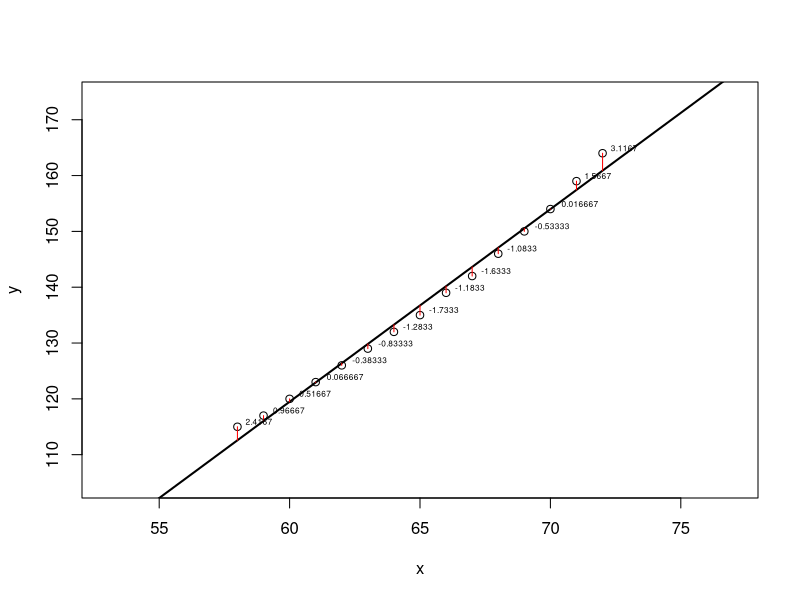
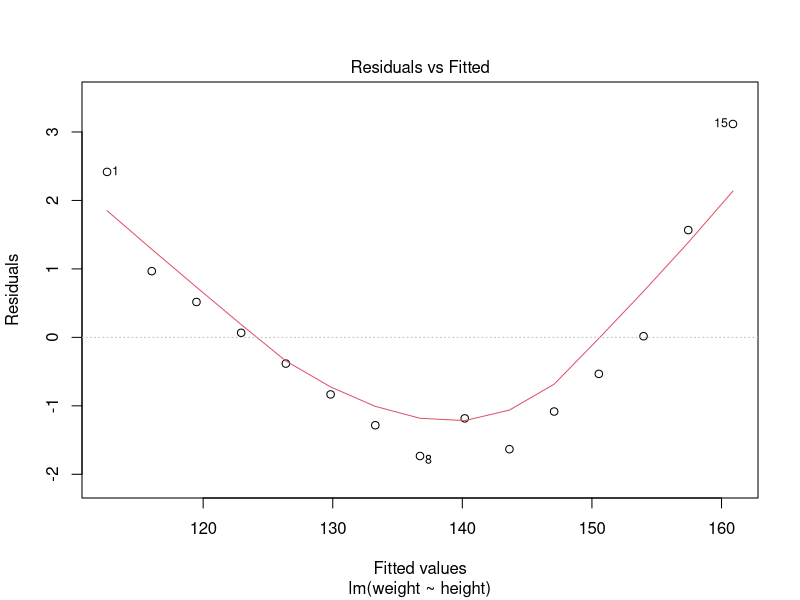
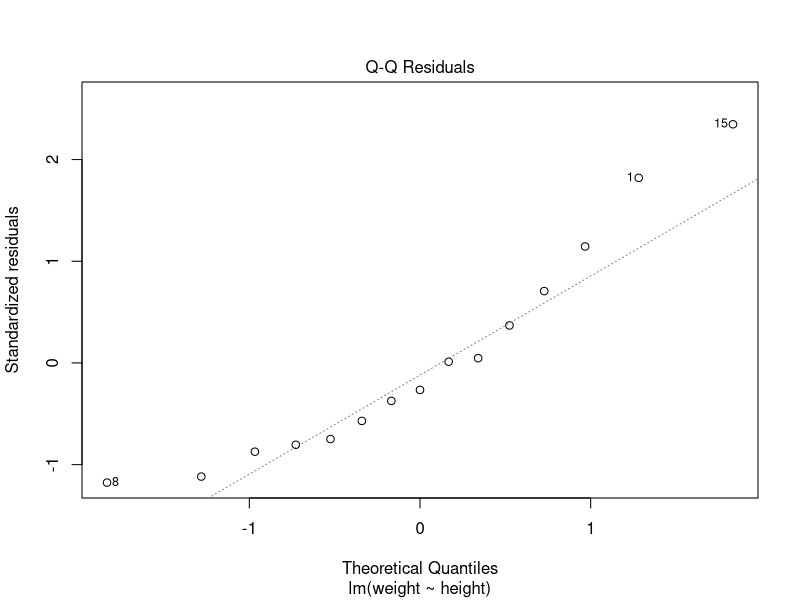
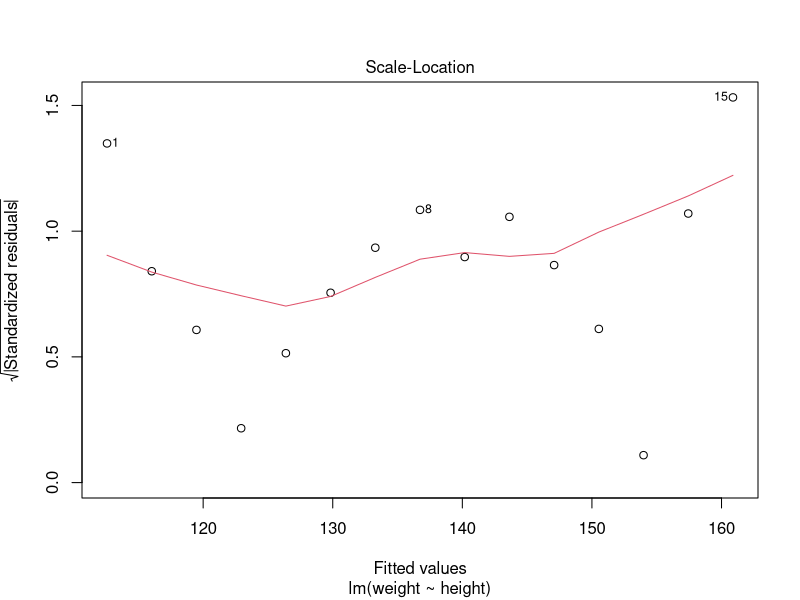
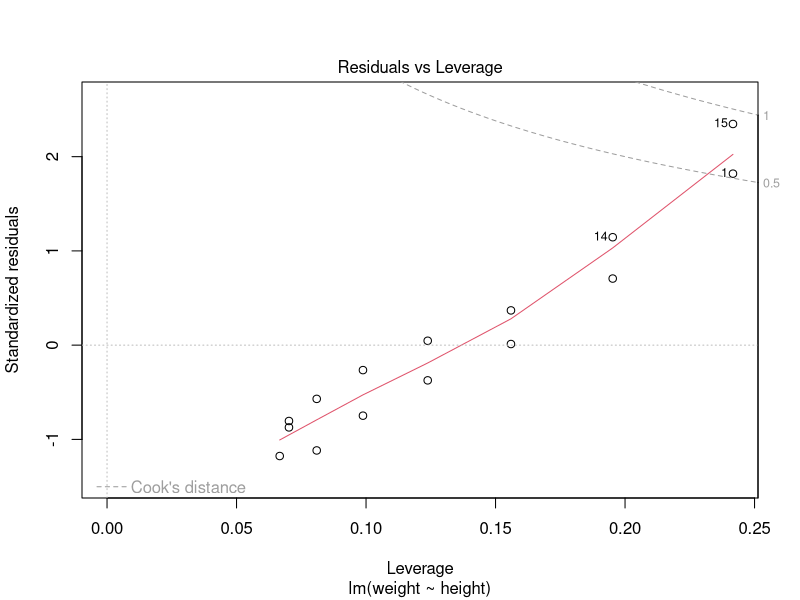
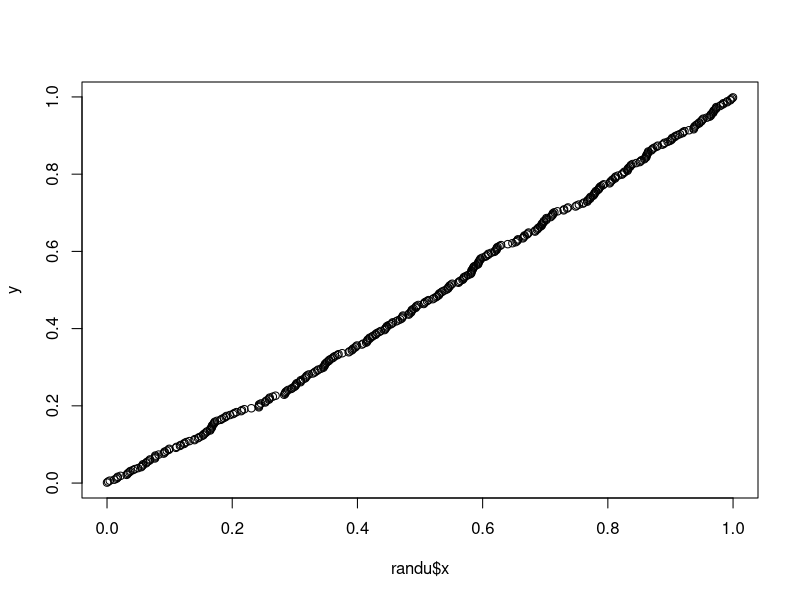

The R source for these figures, in order:

x <- c(173, 169, 176, 166, 161, 164, 160, 158, 180, 187)
y <- c(80, 68, 72, 75, 70, 65, 62, 60, 85, 92) # plot scatterplot and the regression line

data("women")
x = women$height
y = women$weight
mod1 <- lm(y ~ x)
plot(x, y, xlim=c(min(x)-5, max(x)+5), ylim=c(min(y)-10, max(y)+10))
abline(mod1, lwd=2)


# calculate residuals and predicted values
res <- signif(residuals(mod1), 5)
pre <- predict(mod1) # plot distances between points and the regression line
segments(x, y, x, pre, col="red")

# add labels (res values) to points
library(calibrate)
textxy(x, y, res, cx=0.7)

# Difference Data Set
x <- c(173, 169, 176, 166, 161, 164, 160, 158, 180, 187)
y <- c(80, 68, 72, 75, 70, 65, 62, 60, 85, 92) # plot scatterplot and the regression line


#Women
fit = lm(weight ~ height, women) 
plot(fit)


y <- qunif(ppoints(length(randu$x)))
qqplot(randu$x,y)
randu
